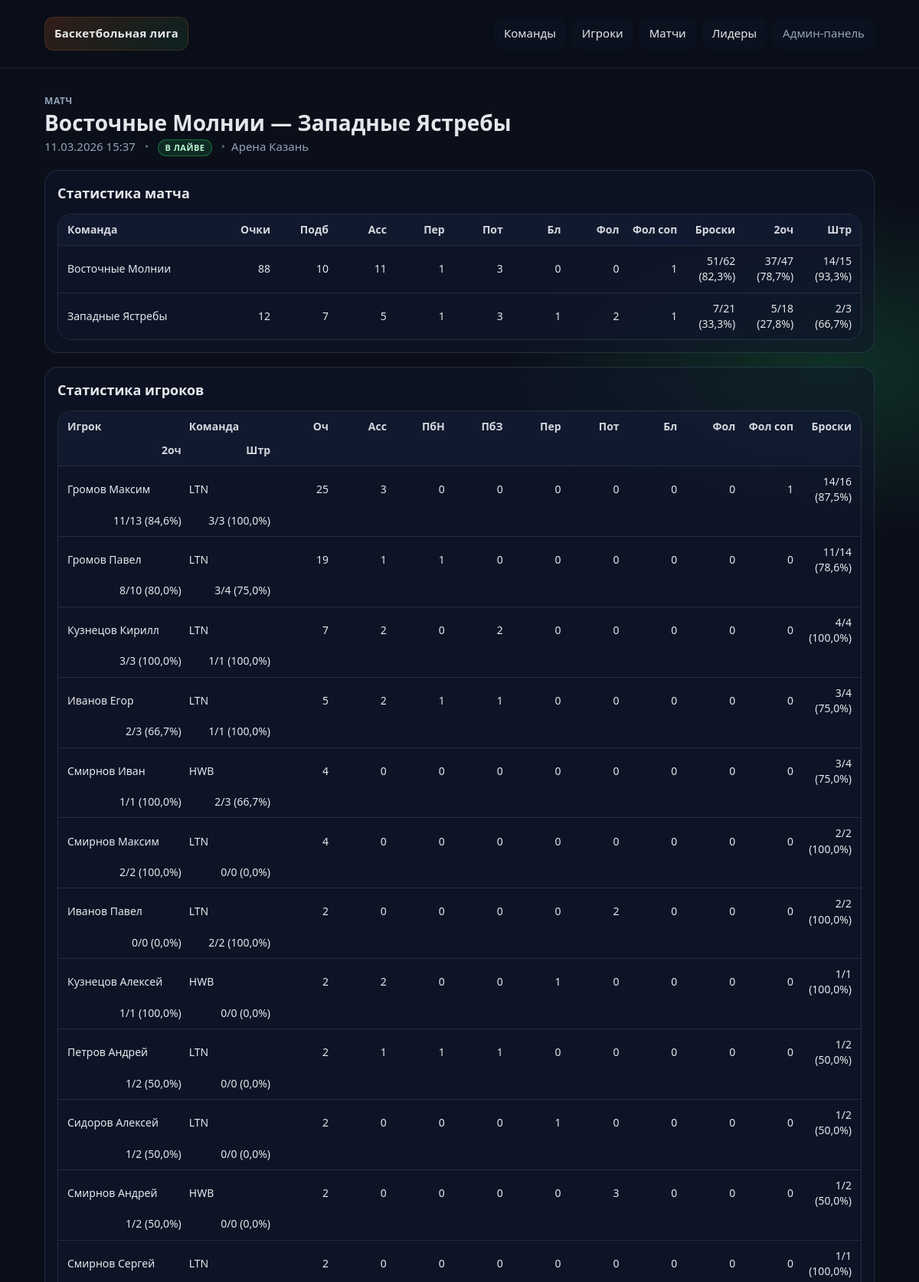
/games/134/ (upper part), run on the app's committed database.
### league/models.py (models this page shows, shortened)
class Game(models.Model):
    class Status(models.TextChoices):
        SCHEDULED = "scheduled", "Запланирован"
        LIVE = "live", "В лайве"
        FINISHED = "finished", "Завершён"
    season = models.ForeignKey(Season, on_delete=models.PROTECT, verbose_name="Сезон", related_name="games")
    home_team = models.ForeignKey(Team, on_delete=models.PROTECT, verbose_name="Хозяева", related_name="home_games")
    away_team = models.ForeignKey(Team, on_delete=models.PROTECT, verbose_name="Гости", related_name="away_games")
    start_at = models.DateTimeField("Начало", default=timezone.now)
    status = models.CharField("Статус", max_length=16, choices=Status.choices, default=Status.SCHEDULED)
    venue = models.CharField("Арена", max_length=120, blank=True, default="")
    current_period = models.PositiveSmallIntegerField("Текущий период", default=1)
    clock_seconds = models.PositiveSmallIntegerField("Секунды на табло", default=10 * 60)
    clock_running = models.BooleanField("Часы идут", default=False)
    period_duration = models.PositiveSmallIntegerField("Длительность периода (сек.)", default=10 * 60)
    clock_updated_at = models.DateTimeField("Время обновления часов", default=timezone.now)
    created_at = models.DateTimeField("Создано", auto_now_add=True)
    class Meta:
        verbose_name = "Матч"
        verbose_name_plural = "Матчи"
        ordering = ["-start_at", "-id"]
        constraints = [
            models.CheckConstraint(check=~models.Q(home_team=models.F("away_team")), name="home_team_not_away_team"),
        ]

class Team(models.Model):
    name = models.CharField("Название", max_length=120, unique=True)
    short_name = models.CharField("Коротко", max_length=16, blank=True, default="")
    city = models.CharField("Город", max_length=80, blank=True, default="")
    logo = models.ImageField("Логотип", upload_to="team_logos/", blank=True, null=True)
    created_at = models.DateTimeField("Создано", auto_now_add=True)
    class Meta:
        verbose_name = "Команда"
        verbose_name_plural = "Команды"
        ordering = ["name"]

class Player(models.Model):
    team = models.ForeignKey(Team, related_name="players", on_delete=models.PROTECT, verbose_name="Команда")
    first_name = models.CharField("Имя", max_length=60)
    last_name = models.CharField("Фамилия", max_length=60)
    photo = models.ImageField("Фото", upload_to="player_photos/", blank=True, null=True)
    number = models.PositiveSmallIntegerField(
        "Номер",
        validators=[MinValueValidator(0), MaxValueValidator(99)],
        blank=True,
        null=True,
    )
    position = models.CharField("Позиция", max_length=32, blank=True, default="")
    height_cm = models.PositiveSmallIntegerField("Рост (см)", blank=True, null=True)
    weight_kg = models.PositiveSmallIntegerField("Вес (кг)", blank=True, null=True)
    birth_date = models.DateField("Дата рождения", blank=True, null=True)
    is_active = models.BooleanField("Активен", default=True)
    search_name = models.CharField(max_length=200, editable=False, db_index=True, default="")
    class Meta:
        verbose_name = "Игрок"
        verbose_name_plural = "Игроки"
        ordering = ["last_name", "first_name", "id"]
        constraints = [
            models.UniqueConstraint(
                fields=["team", "number"],
                condition=Q(number__isnull=False),
                name="uniq_team_number_when_present",
            )
        ]

### live/models.py (models this page shows, shortened)
class TeamGameStat(models.Model):
    game = models.ForeignKey(Game, on_delete=models.CASCADE, related_name="team_stats", verbose_name="Матч")
    team = models.ForeignKey(Team, on_delete=models.PROTECT, related_name="team_stats", verbose_name="Команда")
    points = models.PositiveIntegerField("Очки", default=0)
    assists = models.PositiveIntegerField("Передачи", default=0)
    rebounds_off = models.PositiveIntegerField("Подборы (нап.)", default=0)
    rebounds_def = models.PositiveIntegerField("Подборы (защ.)", default=0)
    steals = models.PositiveIntegerField("Перехваты", default=0)
    turnovers = models.PositiveIntegerField("Потери", default=0)
    blocks = models.PositiveIntegerField("Блок-шоты", default=0)
    fouls = models.PositiveIntegerField("Фолы игрока", default=0)
    fouls_against = models.PositiveIntegerField("Фолы соперника", default=0)
    shots_att = models.PositiveIntegerField("Броски: попытки", default=0)
    shots_made = models.PositiveIntegerField("Броски: попадания", default=0)
    fg2_att = models.PositiveIntegerField("2 очка: попытки", default=0)
    fg2_made = models.PositiveIntegerField("2 очка: попадания", default=0)
    ft_att = models.PositiveIntegerField("Штрафные: попытки", default=0)
    ft_made = models.PositiveIntegerField("Штрафные: попадания", default=0)
    updated_at = models.DateTimeField("Обновлено", auto_now=True)
    class Meta:
        verbose_name = "Командная статистика (матч)"
        verbose_name_plural = "Командная статистика (матч)"
        constraints = [models.UniqueConstraint(fields=["game", "team"], name="uniq_game_team_stat")]
        indexes = [models.Index(fields=["game", "team"])]
    @property
    def rebounds_total(self) -> int:
        return int(self.rebounds_off + self.rebounds_def)
    @property
    def shots_pct(self) -> float:
        return float(self.shots_made * 100.0 / self.shots_att) if self.shots_att else 0.0
    @property
    def fg2_pct(self) -> float:
        return float(self.fg2_made * 100.0 / self.fg2_att) if self.fg2_att else 0.0
    @property
    def ft_pct(self) -> float:
        return float(self.ft_made * 100.0 / self.ft_att) if self.ft_att else 0.0

class PlayerGameStat(models.Model):
    game = models.ForeignKey(Game, on_delete=models.CASCADE, related_name="player_stats", verbose_name="Матч")
    team = models.ForeignKey(Team, on_delete=models.PROTECT, related_name="player_stats", verbose_name="Команда")
    player = models.ForeignKey(Player, on_delete=models.PROTECT, related_name="game_stats", verbose_name="Игрок")
    points = models.PositiveIntegerField("Очки", default=0)
    assists = models.PositiveIntegerField("Передачи", default=0)
    rebounds_off = models.PositiveIntegerField("Подборы (нап.)", default=0)
    rebounds_def = models.PositiveIntegerField("Подборы (защ.)", default=0)
    steals = models.PositiveIntegerField("Перехваты", default=0)
    turnovers = models.PositiveIntegerField("Потери", default=0)
    blocks = models.PositiveIntegerField("Блок-шоты", default=0)
    fouls = models.PositiveIntegerField("Фолы игрока", default=0)
    fouls_against = models.PositiveIntegerField("Фолы соперника", default=0)
    shots_att = models.PositiveIntegerField("Броски: попытки", default=0)
    shots_made = models.PositiveIntegerField("Броски: попадания", default=0)
    fg2_att = models.PositiveIntegerField("2 очка: попытки", default=0)
    fg2_made = models.PositiveIntegerField("2 очка: попадания", default=0)
    ft_att = models.PositiveIntegerField("Штрафные: попытки", default=0)
    ft_made = models.PositiveIntegerField("Штрафные: попадания", default=0)
    updated_at = models.DateTimeField("Обновлено", auto_now=True)
    class Meta:
        verbose_name = "Статистика игрока (матч)"
        verbose_name_plural = "Статистика игроков (матч)"
        constraints = [
            models.UniqueConstraint(fields=["game", "player"], name="uniq_game_player_stat"),
        ]
        indexes = [
            models.Index(fields=["game", "team"]),
            models.Index(fields=["game", "player"]),
        ]
    @staticmethod
    def pct(made: int, att: int) -> float:
        return float(made * 100.0 / att) if att else 0.0
    @property
    def shots_pct(self) -> float:
        return self.pct(self.shots_made, self.shots_att)
    @property
    def fg2_pct(self) -> float:
        return self.pct(self.fg2_made, self.fg2_att)
    @property
    def ft_pct(self) -> float:
        return self.pct(self.ft_made, self.ft_att)

### league/views.py (the view)
# urls.py: path("games/<int:pk>/", views.GameDetailView.as_view(), name="game_detail"),
class GameDetailView(DetailView):
    model = Game
    template_name = "league/game_detail.html"
    context_object_name = "game"
    def get_queryset(self):
        return Game.objects.select_related("home_team", "away_team")
    def get_context_data(self, **kwargs):
        ctx = super().get_context_data(**kwargs)
        game: Game = ctx["game"]
        ctx["team_stats"] = {s.team_id: s for s in TeamGameStat.objects.filter(game=game)}
        ctx["player_stats"] = (
            PlayerGameStat.objects.filter(game=game)
            .select_related("team", "player")
            .order_by("-points", "-shots_made", "player__last_name", "player__first_name")
        )
        ctx["events"] = (
            GameEvent.objects.filter(game=game)
            .select_related("team", "player", "related_player")
            .order_by("-period", "clock_seconds", "-sequence", "-id")[:30]
        )
        return ctx

### templates/league/game_detail.html (shortened to what this page needs)
{% extends 'base.html' %}
{% load dict_tools %}
{% block content %}
  <div class="page-head">
    <div>
      <div class="kicker">Матч</div>
      <h1>{{ game.home_team.name }} — {{ game.away_team.name }}</h1>
      <div class="muted">
        {{ game.start_at|date:"d.m.Y H:i" }}
        <span class="dot">•</span>
        {% if game.status == "live" %}
          <span class="badge badge--live">В лайве</span>
        {% elif game.status == "finished" %}
          <span class="badge badge--finished">Завершён</span>
        {% else %}
          <span class="badge badge--scheduled">Запланирован</span>
        {% endif %}
        {% if game.venue %}<span class="dot">•</span>{{ game.venue }}{% endif %}
      </div>
    </div>
  </div>
  <section class="section">
    <h2>Статистика матча</h2>
    <div class="table table--compact">
      <div class="table__row table__row--head table__row--compact">
        <div>Команда</div>
        <div class="right">Очки</div>
        <div class="right">Подб</div>
        <div class="right">Асс</div>
        <div class="right">Пер</div>
        <div class="right">Пот</div>
        <div class="right">Бл</div>
        <div class="right">Фол</div>
        <div class="right">Фол соп</div>
        <div class="right">Броски</div>
        <div class="right">2оч</div>
        <div class="right">Штр</div>
      </div>
      {% with s=team_stats|dict_get:game.home_team_id %}
        <div class="table__row table__row--compact">
          <div>{{ game.home_team.name }}</div>
          <div class="right">{% if s %}{{ s.points }}{% else %}0{% endif %}</div>
          <div class="right">{% if s %}{{ s.rebounds_total }}{% else %}0{% endif %}</div>
          <div class="right">{% if s %}{{ s.assists }}{% else %}0{% endif %}</div>
          <div class="right">{% if s %}{{ s.steals }}{% else %}0{% endif %}</div>
          <div class="right">{% if s %}{{ s.turnovers }}{% else %}0{% endif %}</div>
          <div class="right">{% if s %}{{ s.blocks }}{% else %}0{% endif %}</div>
          <div class="right">{% if s %}{{ s.fouls }}{% else %}0{% endif %}</div>
          <div class="right">{% if s %}{{ s.fouls_against }}{% else %}0{% endif %}</div>
          <div class="right">{% if s %}{{ s.shots_made }}/{{ s.shots_att }} ({{ s.shots_pct|floatformat:1 }}%) {% else %}0/0{% endif %}</div>
          <div class="right">{% if s %}{{ s.fg2_made }}/{{ s.fg2_att }} ({{ s.fg2_pct|floatformat:1 }}%) {% else %}0/0{% endif %}</div>
          <div class="right">{% if s %}{{ s.ft_made }}/{{ s.ft_att }} ({{ s.ft_pct|floatformat:1 }}%) {% else %}0/0{% endif %}</div>
        </div>
      {% endwith %}
      {% with s=team_stats|dict_get:game.away_team_id %}
        <div class="table__row table__row--compact">
          <div>{{ game.away_team.name }}</div>
          <div class="right">{% if s %}{{ s.points }}{% else %}0{% endif %}</div>
          <div class="right">{% if s %}{{ s.rebounds_total }}{% else %}0{% endif %}</div>
          <div class="right">{% if s %}{{ s.assists }}{% else %}0{% endif %}</div>
          <div class="right">{% if s %}{{ s.steals }}{% else %}0{% endif %}</div>
          <div class="right">{% if s %}{{ s.turnovers }}{% else %}0{% endif %}</div>
          <div class="right">{% if s %}{{ s.blocks }}{% else %}0{% endif %}</div>
          <div class="right">{% if s %}{{ s.fouls }}{% else %}0{% endif %}</div>
          <div class="right">{% if s %}{{ s.fouls_against }}{% else %}0{% endif %}</div>
          <div class="right">{% if s %}{{ s.shots_made }}/{{ s.shots_att }} ({{ s.shots_pct|floatformat:1 }}%) {% else %}0/0{% endif %}</div>
          <div class="right">{% if s %}{{ s.fg2_made }}/{{ s.fg2_att }} ({{ s.fg2_pct|floatformat:1 }}%) {% else %}0/0{% endif %}</div>
          <div class="right">{% if s %}{{ s.ft_made }}/{{ s.ft_att }} ({{ s.ft_pct|floatformat:1 }}%) {% else %}0/0{% endif %}</div>
        </div>
      {% endwith %}
    </div>
  </section>
  <section class="section">
    <h2>Статистика игроков</h2>
    <div class="table table--compact">
      <div class="table__row table__row--head table__row--compact">
        <div>Игрок</div>
        <div>Команда</div>
        <div class="right">Оч</div>
        <div class="right">Асс</div>
        <div class="right">ПбН</div>
        <div class="right">ПбЗ</div>
        <div class="right">Пер</div>
        <div class="right">Пот</div>
        <div class="right">Бл</div>
        <div class="right">Фол</div>
        <div class="right">Фол соп</div>
        <div class="right">Броски</div>
        <div class="right">2оч</div>
        <div class="right">Штр</div>
      </div>
      {% for s in player_stats %}
        <a class="table__row table__row--compact" href="{% url 'league:player_detail' s.player.pk %}">
          <div>{{ s.player.last_name }} {{ s.player.first_name }}</div>
          <div>{{ s.team.short_name|default:s.team.name }}</div>
          <div class="right">{{ s.points }}</div>
          <div class="right">{{ s.assists }}</div>
          <div class="right">{{ s.rebounds_off }}</div>
          <div class="right">{{ s.rebounds_def }}</div>
          <div class="right">{{ s.steals }}</div>
          <div class="right">{{ s.turnovers }}</div>
          <div class="right">{{ s.blocks }}</div>
          <div class="right">{{ s.fouls }}</div>
          <div class="right">{{ s.fouls_against }}</div>
          <div class="right">{{ s.shots_made }}/{{ s.shots_att }} ({{ s.shots_pct|floatformat:1 }}%)</div>
          <div class="right">{{ s.fg2_made }}/{{ s.fg2_att }} ({{ s.fg2_pct|floatformat:1 }}%)</div>
          <div class="right">{{ s.ft_made }}/{{ s.ft_att }} ({{ s.ft_pct|floatformat:1 }}%)</div>
        </a>
      {% empty %}
        <div class="empty">Пока нет статистики. Добавьте события в лайве.</div>
      {% endfor %}
    </div>
  </section>
{% endblock %}

### data on the page
Game: home_team.name "Восточные Молнии", away_team.name "Западные Ястребы", start_at "11.03.2026 15:37", venue "Арена Казань"
TeamGameStat: points "88", rebounds_total "10", assists "11", steals "1", turnovers "3", blocks "0", fouls "0", fouls_against "1", shots_made "51", shots_att "62", shots_pct "82,3", fg2_made "37", fg2_att "47", fg2_pct "78,7", ft_made "14", ft_att "15", ft_pct "93,3"
TeamGameStat: points "12", rebounds_total "7", assists "5", steals "1", turnovers "3", blocks "1", fouls "2", fouls_against "1", shots_made "7", shots_att "21", shots_pct "33,3", fg2_made "5", fg2_att "18", fg2_pct "27,8", ft_made "2", ft_att "3", ft_pct "66,7"
PlayerGameStat: player.last_name "Громов", player.first_name "Максим", team.short_name "LTN", points "25", assists "3", rebounds_off "0", rebounds_def "0", steals "0", turnovers "0", blocks "0", fouls "0", fouls_against "1", shots_made "14", shots_att "16", shots_pct "87,5", fg2_made "11", fg2_att "13", fg2_pct "84,6", ft_made "3", ft_att "3", ft_pct "100,0"
PlayerGameStat: player.last_name "Громов", player.first_name "Павел", team.short_name "LTN", points "19", assists "1", rebounds_off "1", rebounds_def "0", steals "0", turnovers "0", blocks "0", fouls "0", fouls_against "0", shots_made "11", shots_att "14", shots_pct "78,6", fg2_made "8", fg2_att "10", fg2_pct "80,0", ft_made "3", ft_att "4", ft_pct "75,0"
PlayerGameStat: player.last_name "Кузнецов", player.first_name "Кирилл", team.short_name "LTN", points "7", assists "2", rebounds_off "0", rebounds_def "2", steals "0", turnovers "0", blocks "0", fouls "0", fouls_against "0", shots_made "4", shots_att "4", shots_pct "100,0", fg2_made "3", fg2_att "3", fg2_pct "100,0", ft_made "1", ft_att "1", ft_pct "100,0"
PlayerGameStat: player.last_name "Иванов", player.first_name "Егор", team.short_name "LTN", points "5", assists "2", rebounds_off "1", rebounds_def "1", steals "0", turnovers "0", blocks "0", fouls "0", fouls_against "0", shots_made "3", shots_att "4", shots_pct "75,0", fg2_made "2", fg2_att "3", fg2_pct "66,7", ft_made "1", ft_att "1", ft_pct "100,0"
PlayerGameStat: player.last_name "Смирнов", player.first_name "Иван", team.short_name "HWB", points "4", assists "0", rebounds_off "0", rebounds_def "0", steals "0", turnovers "0", blocks "0", fouls "0", fouls_against "0", shots_made "3", shots_att "4", shots_pct "75,0", fg2_made "1", fg2_att "1", fg2_pct "100,0", ft_made "2", ft_att "3", ft_pct "66,7"
PlayerGameStat: player.last_name "Смирнов", player.first_name "Максим", team.short_name "LTN", points "4", assists "0", rebounds_off "0", rebounds_def "0", steals "0", turnovers "0", blocks "0", fouls "0", fouls_against "0", shots_made "2", shots_att "2", shots_pct "100,0", fg2_made "2", fg2_att "2", fg2_pct "100,0", ft_made "0", ft_att "0", ft_pct "0,0"
PlayerGameStat: player.last_name "Иванов", player.first_name "Павел", team.short_name "LTN", points "2", assists "0", rebounds_off "0", rebounds_def "0", steals "0", turnovers "2", blocks "0", fouls "0", fouls_against "0", shots_made "2", shots_att "2", shots_pct "100,0", fg2_made "0", fg2_att "0", fg2_pct "0,0", ft_made "2", ft_att "2", ft_pct "100,0"
PlayerGameStat: player.last_name "Кузнецов", player.first_name "Алексей", team.short_name "HWB", points "2", assists "2", rebounds_off "0", rebounds_def "0", steals "1", turnovers "0", blocks "0", fouls "0", fouls_against "0", shots_made "1", shots_att "1", shots_pct "100,0", fg2_made "1", fg2_att "1", fg2_pct "100,0", ft_made "0", ft_att "0", ft_pct "0,0"
PlayerGameStat: player.last_name "Петров", player.first_name "Андрей", team.short_name "LTN", points "2", assists "1", rebounds_off "1", rebounds_def "1", steals "0", turnovers "0", blocks "0", fouls "0", fouls_against "0", shots_made "1", shots_att "2", shots_pct "50,0", fg2_made "1", fg2_att "2", fg2_pct "50,0", ft_made "0", ft_att "0", ft_pct "0,0"
PlayerGameStat: player.last_name "Сидоров", player.first_name "Алексей", team.short_name "LTN", points "2", assists "0", rebounds_off "0", rebounds_def "0", steals "1", turnovers "0", blocks "0", fouls "0", fouls_against "0", shots_made "1", shots_att "2", shots_pct "50,0", fg2_made "1", fg2_att "2", fg2_pct "50,0", ft_made "0", ft_att "0", ft_pct "0,0"
PlayerGameStat: player.last_name "Смирнов", player.first_name "Андрей", team.short_name "HWB", points "2", assists "0", rebounds_off "0", rebounds_def "0", steals "0", turnovers "3", blocks "0", fouls "0", fouls_against "0", shots_made "1", shots_att "2", shots_pct "50,0", fg2_made "1", fg2_att "2", fg2_pct "50,0", ft_made "0", ft_att "0", ft_pct "0,0"
PlayerGameStat: player.last_name "Смирнов", player.first_name "Сергей", team.short_name "LTN", points "2", assists "0", rebounds_off "0", rebounds_def "0", steals "0", turnovers "0", blocks "0", fouls "0", fouls_against "0", shots_made "1", shots_att "1", shots_pct "100,0"
